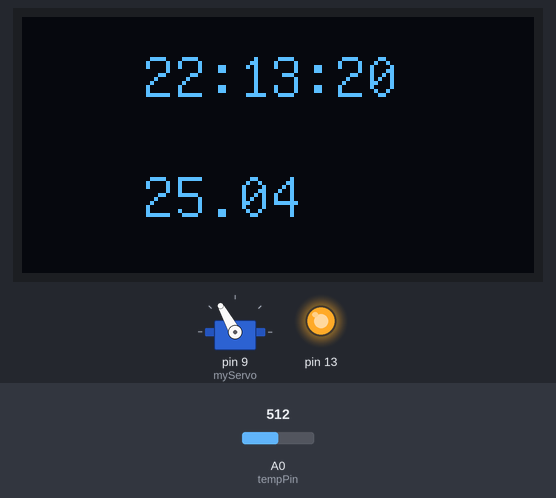
Recording of a sketch running on a simulated Arduino Uno, built with avr-gcc and run on an emulated ATmega328P. On the bench: servo, 128×64 one-colour display, output pins drawn as LEDs (lit = HIGH). The test bench sets the inputs (shaded band); at power-on: A0 (tempPin) = 512. The local clock reads 2024-03-15 10:24:30 at power-on unless the sketch sets it; what the sketch prints to the serial monitor is not drawn.

Above: at 1.2 s.
1.3 s: A0 (tempPin) set to 485
At 2.6 s:
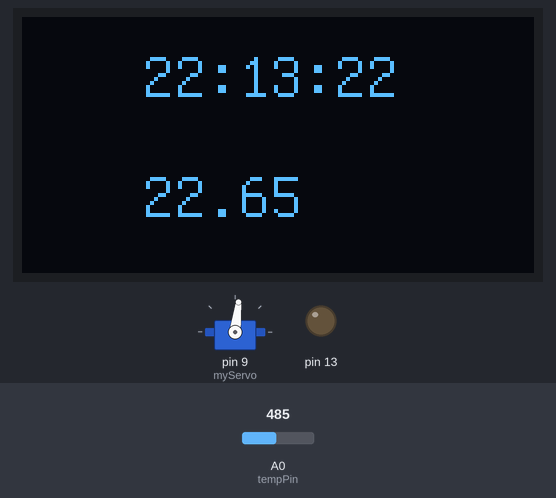
4.3 s: A0 (tempPin) set to 0
At 5.7 s:
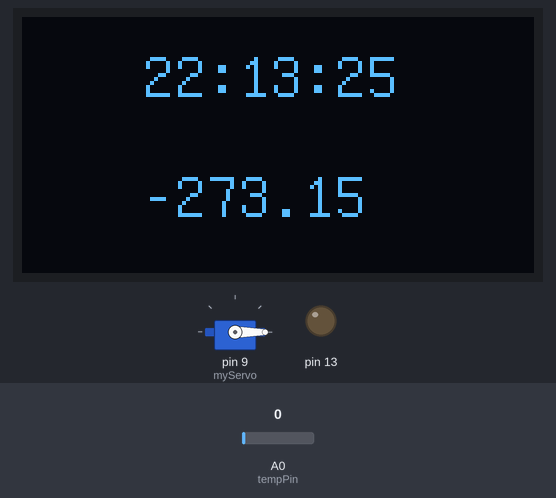
7.3 s: A0 (tempPin) set to 412
At 8.8 s:
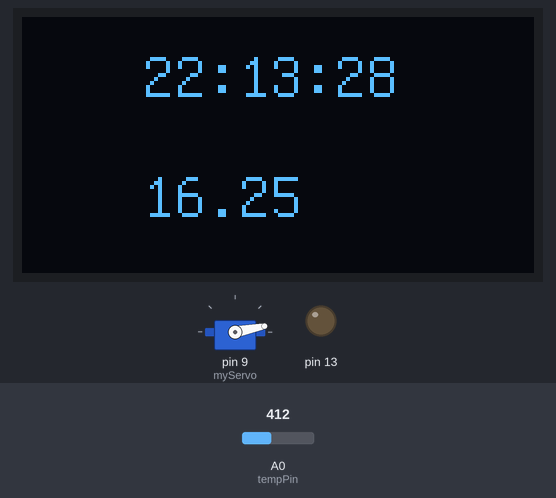
9.0 s: A0 (tempPin) set to 433
At 9.8 s:
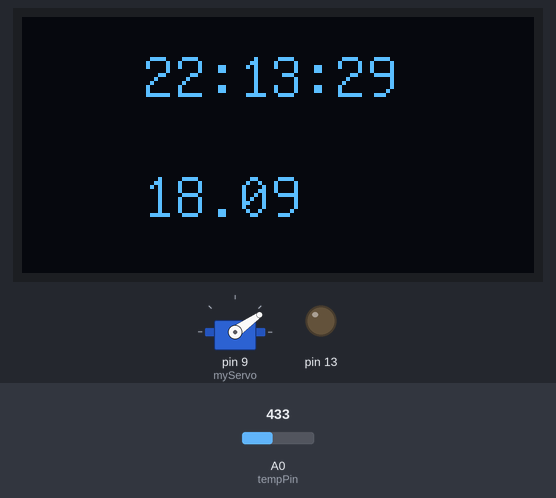
12.0 s: A0 (tempPin) set to 716
At 13.2 s:
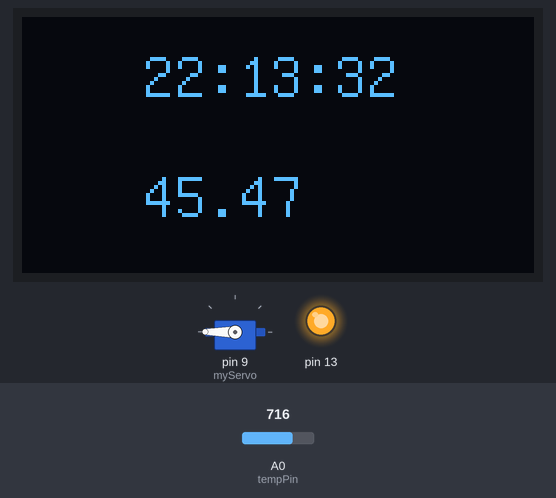
15.0 s: A0 (tempPin) set to 900
At 16.0 s:
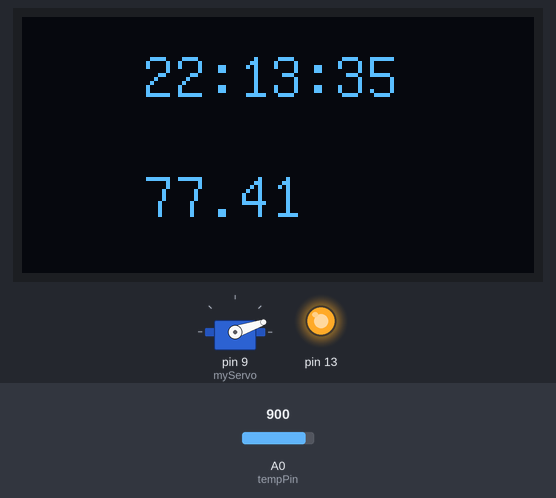
Timing chart, 0 to 18.0 s (numbered marks = the images above; inputs shaded):
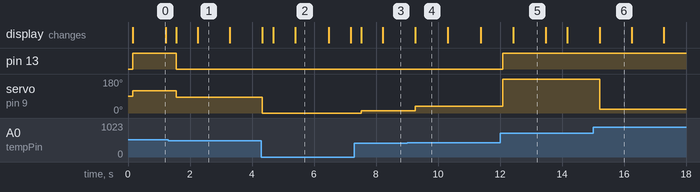

The sketch:

arduino_projekt_1.ino
```cpp
/* Description: This project uses a ds3231 to measure time and temputure and displays the time and temp to an 1306 oled display,
* Further, it measures temprature with a analog temprature module and displays a mapped value to a 9g-servo-motor
*/

// Include Libraries
#include <RTClib.h>
#include <Wire.h>
#include <U8glib.h>
#include <Servo.h>
// Init constants

const int tempPin = A0;
int current = 0;  //Current är servons position

// Init global variables

// construct objects
Servo myServo;
RTC_DS3231 rtc;
U8GLIB_SSD1306_128X64 u8g(U8G_I2C_OPT_NO_ACK);


void setup() {
  // init communication
  Serial.begin(9600);
  Wire.begin();
  rtc.begin();

  // Init Hardware
  myServo.attach(9);
  pinMode(13, OUTPUT);

  // Settings
  rtc.adjust(DateTime(F(__DATE__), F(__TIME__)));
  u8g.setFont(u8g_font_unifont);
}

void loop() {

  oledWrite(30, 20, getTime(), 30, 50, String(getTemp()));
  Serial.println(getTemp());
  servoWrite(getTemp());
  LedLampa();
  delay(200);
}


/*
*This function reads time from an ds3231 module and package the time as a String
*Parameters: Void
*Returns: time in hh:mm:ss as String
*/
String getTime() {
  DateTime now = rtc.now();

  String newTime = String(now.hour());
  if (now.minute() < 10) {
    newTime = newTime + ":" + "0" + String(now.minute());
  } else {
    newTime = newTime + ":" + String(now.minute());
  }

  if (now.second() < 10) {
    newTime = newTime + ":" + "0" + String(now.second());
  } else {
    newTime = newTime + ":" + String(now.second());
  }

  return newTime;
}
/*
* This function reads an analog pin connected to an analog temprature sensor and calculates the corresponding temp
*Parameters: Void
*Returns: temprature as float */
float getTemp() {

  int Vo;
  float R1 = 10000;  // value of R1 on board
  float logR2, R2, T;
  float c1 = 0.001129148, c2 = 0.000234125, c3 = 0.0000000876741;


  Vo = analogRead(tempPin);
  R2 = R1 * (1023.0 / (float)Vo - 1.0);  //calculate resistance on thermistor
  logR2 = log(R2);
  T = (1.0 / (c1 + c2 * logR2 + c3 * logR2 * logR2 * logR2));  // temperature in Kelvin
  T = T - 273.15;                                              //convert Kelvin to Celcius

  return T;
}
/*
* This function takes a string and draws it to an oled display
*Parameters: - text: String to write to display
*Returns: void
*/

void oledWrite(int x, int y, String text, int x2, int y2, String text2) {
  u8g.firstPage();
  do {
    u8g.drawStr(x, y, text.c_str());
    u8g.drawStr(x2, y2, text2.c_str());
  } while (u8g.nextPage());
}


/*
* takes a temprature value and maps it to corresppnding degree on a servo
*Parameters: - value: temprature
*Returns: void
*/

void servoWrite(float Temp) {

  myServo.write(map(Temp, 15, 30, 0, 179));
}

void LedLampa() {

  if (getTemp() > 24) {
    digitalWrite(13, HIGH);
  } else {
    digitalWrite(13, LOW);
  }
}
```

Measured:
- the behaviour switches between 501 and 500 on A0 (tempPin) (found by bisection; images 0 and 1)
- the behaviour switches between 420 and 421 on A0 (tempPin) (found by bisection; images 3 and 4)
- after the input at 1.3 s, pin 13: HIGH → LOW after 0.26 s; servo on pin 9 (myServo): 119° → 83° after 0.26 s
- after the input at 4.3 s, servo on pin 9 (myServo): 83° → 0° at once
- after the input at 7.3 s, servo on pin 9 (myServo): 0° → 11° after 0.23 s; the display: first changes after 0.23 s (image 3 shows a later state)
- after the input at 9.0 s, servo on pin 9 (myServo): 11° → 35° after 0.27 s
- after the input at 12.0 s, pin 13: LOW → HIGH after 0.09 s; servo on pin 9 (myServo): 35° → 180° after 0.09 s
- after the input at 15.0 s, servo on pin 9 (myServo): 180° → 19° after 0.22 s
